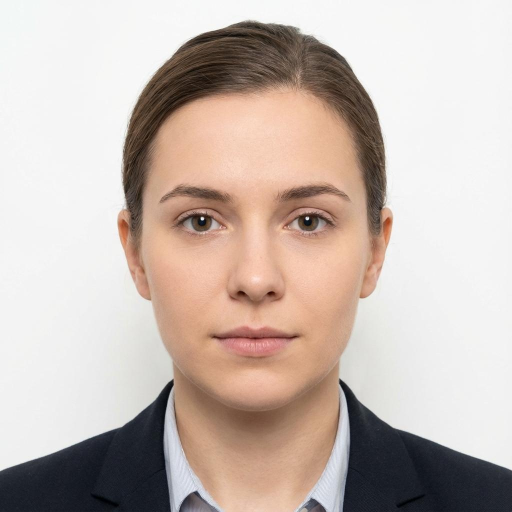
#> input picture COT/AT1/Q9/9.jpg, 1024 x 1024 px (shown at 1/2 size)
$ python cv_co1_at1_q09.py
#> lines starting #> are read from the running program, lines starting #| are printed output that depends on the picture; after the words box and inside, x2 and y2 are one past the last pixel; in counts of white or black regions, pixels touching at a corner belong together
# -*- coding: utf-8 -*-
"""cv-co1-at1-q09.ipynb

Automatically generated by Colab.

Original file is located at
    https://colab.research.google.com/drive/1cYua-u-2QZ5GxWeGxy8QIP7ccfazCMuh
"""

import cv2
from google.colab.patches import cv2_imshow

# Load Haar Cascade
face_cascade = cv2.CascadeClassifier(
    cv2.data.haarcascades + 'haarcascade_frontalface_default.xml'
)

# Read image
image = cv2.imread('9.jpg')
#> image is the input picture: shape (1024, 1024, 3); mean B, G, R 177.3, 184.9, 199.1

# Resize image
image = cv2.resize(image, (500, 500))
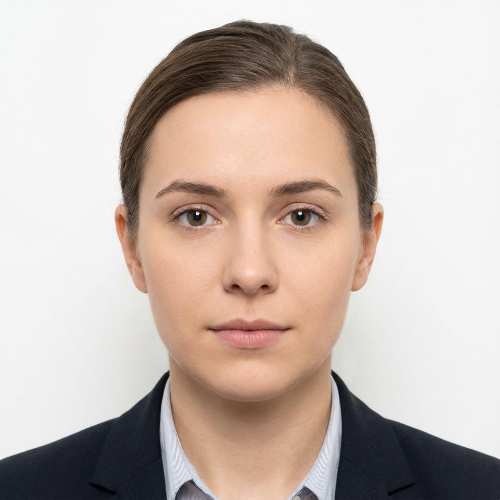
#> image: shape (500, 500, 3); mean B, G, R 177.2, 184.9, 199

# Convert to grayscale
gray = cv2.cvtColor(image, cv2.COLOR_BGR2GRAY)
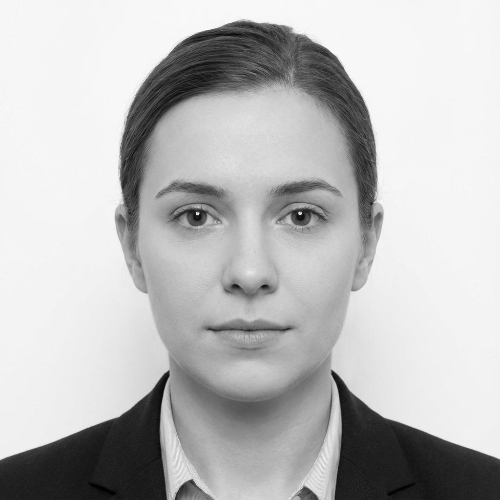
#> gray: shape (500, 500); min 0, max 254, mean 188.2

# Detect faces
faces = face_cascade.detectMultiScale(
    gray,
    scaleFactor=1.1,
    minNeighbors=5,
    minSize=(30,30)
)
#> faces = [[99, 98, 298, 298]]

# Draw rectangle around detected faces
for (x, y, w, h) in faces:
    cv2.rectangle(image, (x,y), (x+w,y+h), (0,255,0), 2)
#> this loop made 1 pass
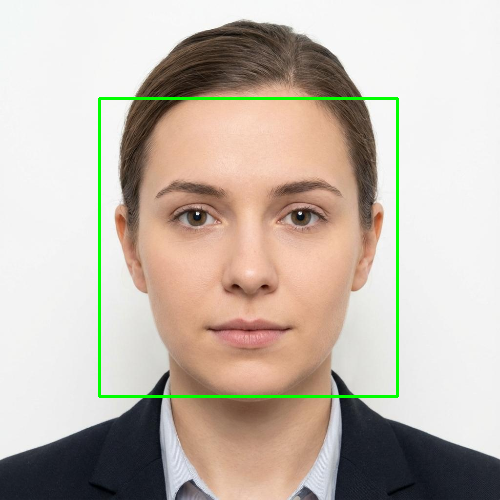
#> image: shape (500, 500, 3); 1.43% of pixels changed, all inside (x1, y1, x2, y2) = (98, 97, 399, 398)

print("Detected Faces:", len(faces))
#| Detected Faces: 1

cv2_imshow(image)

cv2.imwrite("Detected_Face.jpg", image)
